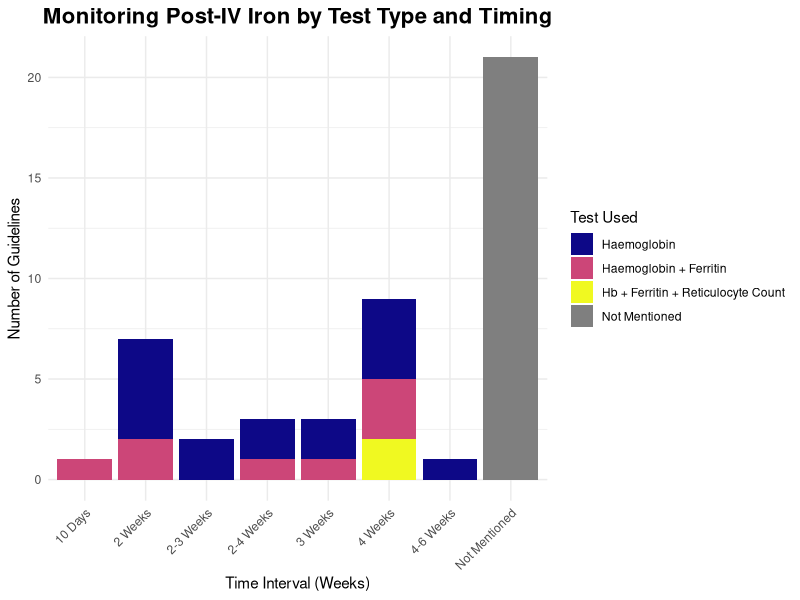
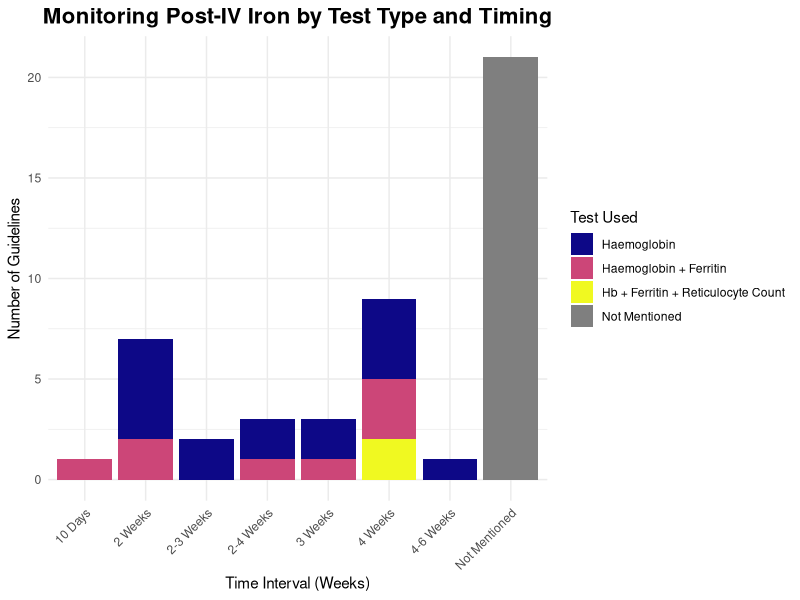

Write the R code that produced these figures, in order.
# Chapter 2: Variation in Antenatal Anaemia Guidelines Across NHS Sites in the UK
# Script: figure_2_7b_monitoring_post_iv_iron.R
# Thesis: Haynes S (2026) DPhil, University of Oxford
#
# Load necessary libraries
library(ggplot2)
library(dplyr)
library(tidyr)
library(viridis)

# Create dataset for IV iron monitoring
monitoring_iv <- data.frame(
  Test = c("Haemoglobin", "Haemoglobin + Ferritin", "Hb + Ferritin + Reticulocyte Count", "Not Mentioned"),
  Total = c(16, 8, 2, 21),
  X10_Days = c(0, 1, 0, 0),
  X2_Weeks = c(5, 2, 0, 0),
  X2_3_Weeks = c(2, 0, 0, 0),
  X3_Weeks = c(2, 1, 0, 0),
  X2_4_Weeks = c(2, 1, 0, 0),
  X4_Weeks = c(4, 3, 2, 0),
  X4_6_Weeks = c(1, 0, 0, 0),
  Not_Mentioned = c(0, 0, 0, 21)  # Including "Not Mentioned"
)

# **Manually rename the columns to ensure proper x-axis formatting**
colnames(monitoring_iv) <- c("Test", "Total", "10 Days", "2 Weeks", "2-3 Weeks", "3 Weeks", 
                             "2-4 Weeks", "4 Weeks", "4-6 Weeks", "Not Mentioned")

# Reshape data for ggplot (including "Not Mentioned")
monitoring_iv_long <- pivot_longer(monitoring_iv, cols = -c(Test, Total), 
                                   names_to = "Timing", values_to = "Guidelines")

# **Manually define correct x-axis labels**
correct_labels <- c("10 Days" = "10 Days", "2 Weeks" = "2 Weeks", "2-3 Weeks" = "2-3 Weeks",
                    "3 Weeks" = "3 Weeks", "2-4 Weeks" = "2-4 Weeks", "4 Weeks" = "4 Weeks",
                    "4-6 Weeks" = "4-6 Weeks")

# Define custom colors (Viridis Plasma + Gray for "Not Mentioned")
custom_colors <- c(viridis(3, option = "plasma"), "gray50")  # Gray for "Not Mentioned"

# Create stacked bar chart
ggplot(monitoring_iv_long, aes(x = Timing, y = Guidelines, fill = Test)) +
  geom_bar(stat = "identity") +
  scale_fill_manual(values = custom_colors, name = "Test Used") +  
  scale_x_discrete(labels = correct_labels) +  # **Fix x-axis label formatting**
  labs(
    title = "Monitoring Post-IV Iron by Test Type and Timing",
    x = "Time Interval (Weeks)",
    y = "Number of Guidelines"
  ) +
  theme_minimal() +
  theme(
    axis.text.x = element_text(angle = 45, hjust = 1),  # Rotate x-axis labels for clarity
    plot.title = element_text(hjust = 0.5, size = 16, face = "bold"),
    legend.position = "right"
  )

# Save the plot
ggsave("Monitoring_Post_IV_Iron_StackedBar_Fixed.png", width = 10, height = 6, dpi = 300)

# Print the count of guidelines that did not mention monitoring (for reference)
print(paste("Number of Guidelines that did not mention monitoring:", monitoring_iv$`Not Mentioned`[4]))
